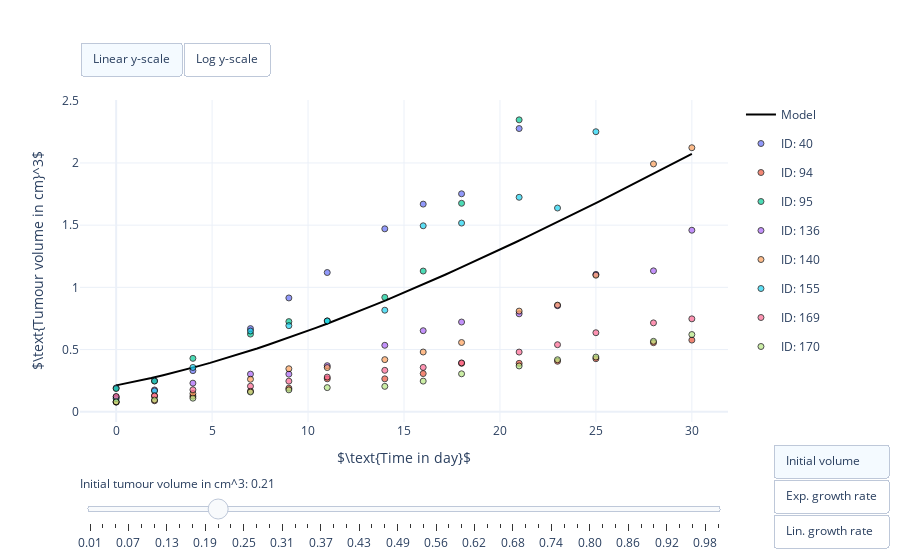

This figure's notebook cell:
### Markdown cell above
## Visualisation of the structural model

### Code cell
#
# Create a visualisation of the structural model with parameter sliders.
#

import os

import numpy as np
import pandas as pd

import pkpd
import pkpd.plots


# Import data
path = os.getcwd()
data = pd.read_csv(path + '/data/lxf_control_growth.csv')

# Define model
path = pkpd.ModelLibrary().get_path('Tumour growth without treatment - Eigenmann et. al.')
model = pkpd.PharmacodynamicModel(path, is_log_transformed=False)

# Define parameter ranges for sliders
default_parameters = [0.1, 0.1, 0.1]
min_parameters = [0.01, 0.01, 0.01]
max_parameters = [1, 1, 1]
parameter_names = [
    'Initial tumour volume in cm^3',
    'Exp. growth rate in 1/day',
    'Lin. growth rate in cm^3/day']

# Create figure
fig = pkpd.plots.plot_measurements_and_simulation(
    data, model, default_parameters, min_parameters, max_parameters, parameter_names)

# Show figure
fig.show()
